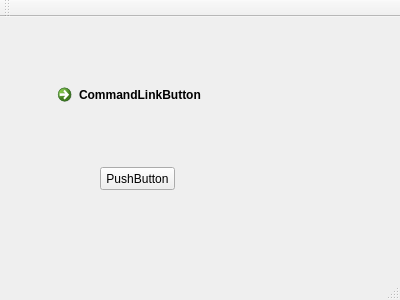
<?xml version="1.0" encoding="UTF-8"?>
<ui version="4.0">
 <class>Window</class>
 <widget class="QMainWindow" name="Window">
  <property name="geometry">
   <rect>
    <x>0</x>
    <y>0</y>
    <width>400</width>
    <height>300</height>
   </rect>
  </property>
  <property name="windowTitle">
   <string>Window</string>
  </property>
  <widget class="QWidget" name="centralWidget">
   <widget class="QPushButton" name="pushButton">
    <property name="geometry">
     <rect>
      <x>100</x>
      <y>150</y>
      <width>75</width>
      <height>23</height>
     </rect>
    </property>
    <property name="text">
     <string>PushButton</string>
    </property>
   </widget>
   <widget class="QCommandLinkButton" name="commandLinkButton">
    <property name="geometry">
     <rect>
      <x>50</x>
      <y>60</y>
      <width>172</width>
      <height>41</height>
     </rect>
    </property>
    <property name="text">
     <string>CommandLinkButton</string>
    </property>
   </widget>
  </widget>
  <widget class="QMenuBar" name="menuBar">
   <property name="geometry">
    <rect>
     <x>0</x>
     <y>0</y>
     <width>400</width>
     <height>21</height>
    </rect>
   </property>
  </widget>
  <widget class="QToolBar" name="mainToolBar">
   <attribute name="toolBarArea">
    <enum>TopToolBarArea</enum>
   </attribute>
   <attribute name="toolBarBreak">
    <bool>false</bool>
   </attribute>
  </widget>
  <widget class="QStatusBar" name="statusBar"/>
 </widget>
 <layoutdefault spacing="6" margin="11"/>
 <resources/>
 <connections/>
</ui>
